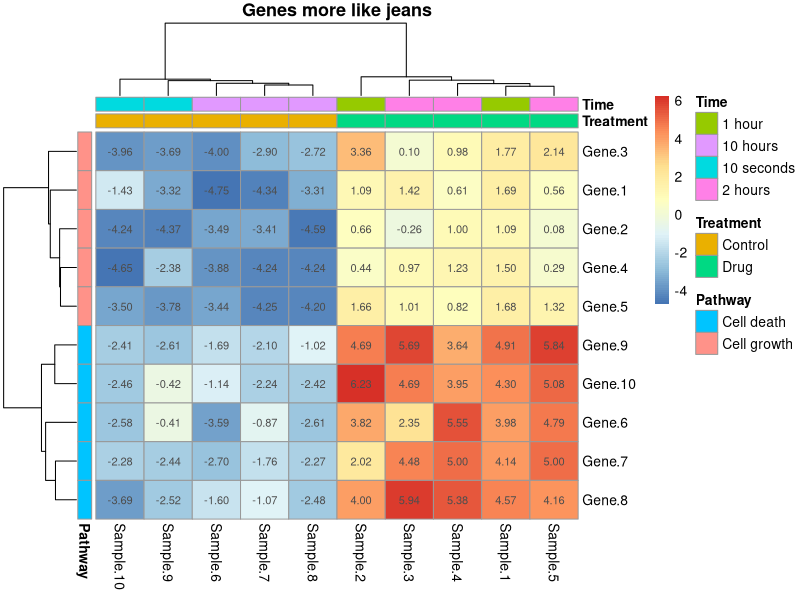

Source code (R):
setwd("/Users/jacob/Downloads/RClub/R.class-Lesson-5")
rm(list = ls())

library(pheatmap)

#1
genes <- data.frame(matrix(nrow = 10, ncol = 10))

genes[c(1:5), c(1:5)] <- rnorm(mean = 1, 1000)
genes[c(1:5), c(6:10)] <- rnorm(mean = -4, 100) 
genes[c(6:10), c(1:5)] <- rnorm(mean = 5, 350)
genes[c(6:10), c(6:10)] <- rnorm(mean = -2, 200) 

colnames(genes) <- paste("Sample.", seq(1:10), sep = "")
row.names(genes) <- paste("Gene.", seq(1:10), sep = "")

#2
ann.col <- data.frame("Treatment" = c(rep("Drug", 5), 
                                      rep("Control", 5)), 
                      "Time" = c(rep("1 hour", 2), 
                                 rep("2 hours", 3), 
                                 rep("10 hours", 3), 
                                 rep("10 seconds", 2)))
row.names(ann.col) <- colnames(genes)

ann.row <- data.frame("Pathway" = c(rep("Cell growth", 5), 
                                    rep("Cell death", 5)))
row.names(ann.row) <- row.names(genes)

#3
pheatmap(genes, 
         annotation_row = ann.row, 
         annotation_col = ann.col,
         main = "Genes more like jeans",
         display_numbers = TRUE)
